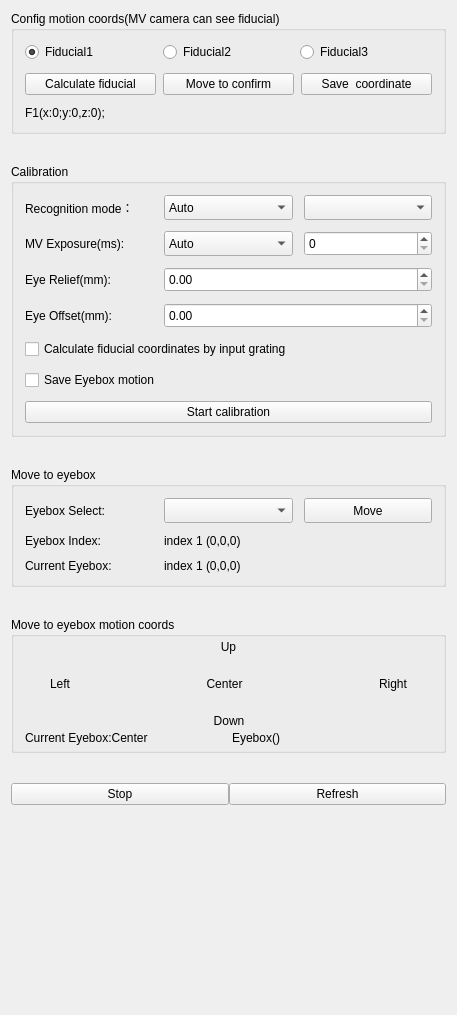
<?xml version="1.0" encoding="UTF-8"?>
<ui version="4.0">
 <class>FiducialCalibrateWidgetClass</class>
 <widget class="QWidget" name="FiducialCalibrateWidgetClass">
  <property name="geometry">
   <rect>
    <x>0</x>
    <y>0</y>
    <width>457</width>
    <height>1015</height>
   </rect>
  </property>
  <property name="windowTitle">
   <string>FiducialCalibrateWidget</string>
  </property>
  <layout class="QVBoxLayout" name="verticalLayout">
   <property name="spacing">
    <number>30</number>
   </property>
   <property name="sizeConstraint">
    <enum>QLayout::SetDefaultConstraint</enum>
   </property>
   <item>
    <widget class="QGroupBox" name="groupBox_fiducials">
     <property name="title">
      <string>Config motion coords(MV camera can see fiducial)</string>
     </property>
     <layout class="QVBoxLayout" name="verticalLayout_7">
      <property name="spacing">
       <number>11</number>
      </property>
      <property name="sizeConstraint">
       <enum>QLayout::SetDefaultConstraint</enum>
      </property>
      <property name="topMargin">
       <number>11</number>
      </property>
      <property name="rightMargin">
       <number>11</number>
      </property>
      <property name="bottomMargin">
       <number>11</number>
      </property>
      <item>
       <layout class="QHBoxLayout" name="horizontalLayout_29">
        <item>
         <widget class="QRadioButton" name="rdbFiducial1">
          <property name="text">
           <string>Fiducial1</string>
          </property>
          <property name="checked">
           <bool>true</bool>
          </property>
         </widget>
        </item>
        <item>
         <widget class="QRadioButton" name="rdbFiducial2">
          <property name="text">
           <string>Fiducial2</string>
          </property>
         </widget>
        </item>
        <item>
         <widget class="QRadioButton" name="rdbFiducial3">
          <property name="text">
           <string>Fiducial3</string>
          </property>
         </widget>
        </item>
       </layout>
      </item>
      <item>
       <widget class="QWidget" name="widget" native="true">
        <layout class="QHBoxLayout" name="horizontalLayout_9">
         <property name="spacing">
          <number>7</number>
         </property>
         <property name="leftMargin">
          <number>0</number>
         </property>
         <property name="topMargin">
          <number>0</number>
         </property>
         <property name="rightMargin">
          <number>0</number>
         </property>
         <property name="bottomMargin">
          <number>0</number>
         </property>
         <item>
          <widget class="QPushButton" name="bth_calFiducial">
           <property name="text">
            <string>Calculate fiducial</string>
           </property>
          </widget>
         </item>
         <item>
          <widget class="QPushButton" name="btn_move">
           <property name="text">
            <string>Move to confirm</string>
           </property>
          </widget>
         </item>
         <item>
          <widget class="QPushButton" name="btnSaveFiducialMotionCoods">
           <property name="text">
            <string>Save  coordinate</string>
           </property>
          </widget>
         </item>
        </layout>
       </widget>
      </item>
      <item>
       <widget class="QLabel" name="label_Fiducial">
        <property name="text">
         <string>F1(x:0;y:0,z:0);</string>
        </property>
       </widget>
      </item>
     </layout>
    </widget>
   </item>
   <item>
    <widget class="QGroupBox" name="groupBox_4">
     <property name="title">
      <string>Calibration</string>
     </property>
     <layout class="QGridLayout" name="gridLayout">
      <property name="spacing">
       <number>11</number>
      </property>
      <item row="2" column="0">
       <widget class="QLabel" name="label_2">
        <property name="text">
         <string>Eye Relief(mm):</string>
        </property>
       </widget>
      </item>
      <item row="0" column="1">
       <widget class="QComboBox" name="cmbAlignMode">
        <property name="minimumSize">
         <size>
          <width>0</width>
          <height>25</height>
         </size>
        </property>
        <item>
         <property name="text">
          <string>Auto</string>
         </property>
        </item>
        <item>
         <property name="text">
          <string>Manual</string>
         </property>
        </item>
       </widget>
      </item>
      <item row="6" column="0" colspan="3">
       <widget class="QCheckBox" name="chkSaveEye">
        <property name="text">
         <string>Save Eyebox motion</string>
        </property>
       </widget>
      </item>
      <item row="3" column="1" colspan="2">
       <widget class="QDoubleSpinBox" name="doubleSpinBox_EyeOffset">
        <property name="minimumSize">
         <size>
          <width>0</width>
          <height>25</height>
         </size>
        </property>
       </widget>
      </item>
      <item row="0" column="0">
       <widget class="QLabel" name="label_6">
        <property name="text">
         <string>Recognition mode：</string>
        </property>
       </widget>
      </item>
      <item row="7" column="0" colspan="3">
       <widget class="QWidget" name="widget_2" native="true">
        <property name="minimumSize">
         <size>
          <width>0</width>
          <height>0</height>
         </size>
        </property>
        <layout class="QHBoxLayout" name="horizontalLayout_10">
         <property name="spacing">
          <number>15</number>
         </property>
         <property name="leftMargin">
          <number>0</number>
         </property>
         <property name="topMargin">
          <number>0</number>
         </property>
         <property name="rightMargin">
          <number>0</number>
         </property>
         <property name="bottomMargin">
          <number>0</number>
         </property>
         <item>
          <widget class="QPushButton" name="btnCalibrate">
           <property name="sizePolicy">
            <sizepolicy hsizetype="Preferred" vsizetype="Preferred">
             <horstretch>0</horstretch>
             <verstretch>0</verstretch>
            </sizepolicy>
           </property>
           <property name="text">
            <string>Start calibration</string>
           </property>
          </widget>
         </item>
        </layout>
       </widget>
      </item>
      <item row="5" column="0" colspan="3">
       <widget class="QCheckBox" name="chkCalculateMvFidsByInputFlag">
        <property name="text">
         <string>Calculate fiducial coordinates by input grating </string>
        </property>
       </widget>
      </item>
      <item row="1" column="0">
       <widget class="QLabel" name="label">
        <property name="text">
         <string>MV Exposure(ms):</string>
        </property>
       </widget>
      </item>
      <item row="3" column="0">
       <widget class="QLabel" name="label_17">
        <property name="text">
         <string>Eye Offset(mm):</string>
        </property>
       </widget>
      </item>
      <item row="0" column="2">
       <widget class="QComboBox" name="cmbFiducialType">
        <property name="minimumSize">
         <size>
          <width>0</width>
          <height>25</height>
         </size>
        </property>
       </widget>
      </item>
      <item row="1" column="1">
       <widget class="QComboBox" name="cmb_mvExposure">
        <property name="minimumSize">
         <size>
          <width>0</width>
          <height>25</height>
         </size>
        </property>
        <item>
         <property name="text">
          <string>Auto</string>
         </property>
        </item>
        <item>
         <property name="text">
          <string>Manual</string>
         </property>
        </item>
       </widget>
      </item>
      <item row="1" column="2">
       <widget class="QSpinBox" name="spinBox_mvExposure">
        <property name="minimumSize">
         <size>
          <width>0</width>
          <height>25</height>
         </size>
        </property>
        <property name="maximum">
         <number>100000</number>
        </property>
       </widget>
      </item>
      <item row="2" column="1" colspan="2">
       <widget class="QDoubleSpinBox" name="doubleSpinBox_EyeRelief">
        <property name="minimumSize">
         <size>
          <width>0</width>
          <height>25</height>
         </size>
        </property>
       </widget>
      </item>
     </layout>
    </widget>
   </item>
   <item>
    <widget class="QGroupBox" name="groupBox_eyebox">
     <property name="minimumSize">
      <size>
       <width>0</width>
       <height>0</height>
      </size>
     </property>
     <property name="title">
      <string>Move to eyebox</string>
     </property>
     <layout class="QGridLayout" name="gridLayout_2">
      <property name="spacing">
       <number>11</number>
      </property>
      <item row="0" column="0">
       <widget class="QLabel" name="label_3">
        <property name="text">
         <string>Eyebox Select:</string>
        </property>
       </widget>
      </item>
      <item row="0" column="1">
       <widget class="QComboBox" name="comboBox_eyeboxIndexs">
        <property name="minimumSize">
         <size>
          <width>0</width>
          <height>25</height>
         </size>
        </property>
       </widget>
      </item>
      <item row="0" column="2">
       <widget class="QPushButton" name="btn_eyeboxMove">
        <property name="minimumSize">
         <size>
          <width>0</width>
          <height>25</height>
         </size>
        </property>
        <property name="text">
         <string>Move</string>
        </property>
       </widget>
      </item>
      <item row="1" column="0">
       <widget class="QLabel" name="label_EyeboxIndex">
        <property name="text">
         <string>Eyebox Index: </string>
        </property>
       </widget>
      </item>
      <item row="1" column="1" colspan="2">
       <widget class="QLabel" name="label_eyeboxIndexCoord">
        <property name="text">
         <string>index 1 (0,0,0)</string>
        </property>
       </widget>
      </item>
      <item row="2" column="0">
       <widget class="QLabel" name="label_EyeboxCurrentIndex">
        <property name="text">
         <string>Current Eyebox:</string>
        </property>
       </widget>
      </item>
      <item row="2" column="1" colspan="2">
       <widget class="QLabel" name="label_EyeboxCurrentCoord">
        <property name="text">
         <string>index 1 (0,0,0)</string>
        </property>
       </widget>
      </item>
     </layout>
    </widget>
   </item>
   <item>
    <widget class="QGroupBox" name="groupBox">
     <property name="title">
      <string>Move to eyebox motion coords</string>
     </property>
     <layout class="QVBoxLayout" name="verticalLayout_4">
      <property name="spacing">
       <number>0</number>
      </property>
      <property name="topMargin">
       <number>0</number>
      </property>
      <property name="bottomMargin">
       <number>5</number>
      </property>
      <item>
       <layout class="QVBoxLayout" name="verticalLayout_2">
        <item>
         <layout class="QHBoxLayout" name="horizontalLayout">
          <property name="spacing">
           <number>7</number>
          </property>
          <property name="topMargin">
           <number>0</number>
          </property>
          <property name="bottomMargin">
           <number>0</number>
          </property>
          <item>
           <spacer name="horizontalSpacer">
            <property name="orientation">
             <enum>Qt::Horizontal</enum>
            </property>
            <property name="sizeHint" stdset="0">
             <size>
              <width>40</width>
              <height>20</height>
             </size>
            </property>
           </spacer>
          </item>
          <item>
           <widget class="QToolButton" name="btnUp">
            <property name="styleSheet">
             <string notr="true">QToolButton
{
  border-style: flat;
  background: transparent;
}</string>
            </property>
            <property name="text">
             <string>Up</string>
            </property>
            <property name="iconSize">
             <size>
              <width>50</width>
              <height>50</height>
             </size>
            </property>
            <property name="toolButtonStyle">
             <enum>Qt::ToolButtonTextUnderIcon</enum>
            </property>
           </widget>
          </item>
          <item>
           <spacer name="horizontalSpacer_2">
            <property name="orientation">
             <enum>Qt::Horizontal</enum>
            </property>
            <property name="sizeHint" stdset="0">
             <size>
              <width>40</width>
              <height>20</height>
             </size>
            </property>
           </spacer>
          </item>
         </layout>
        </item>
        <item>
         <layout class="QHBoxLayout" name="horizontalLayout_5">
          <property name="leftMargin">
           <number>20</number>
          </property>
          <property name="topMargin">
           <number>11</number>
          </property>
          <property name="rightMargin">
           <number>20</number>
          </property>
          <property name="bottomMargin">
           <number>11</number>
          </property>
          <item>
           <widget class="QToolButton" name="btnLeft">
            <property name="styleSheet">
             <string notr="true">QToolButton
{
  border-style: flat;
  background: transparent;
}</string>
            </property>
            <property name="text">
             <string>Left</string>
            </property>
            <property name="iconSize">
             <size>
              <width>50</width>
              <height>50</height>
             </size>
            </property>
            <property name="toolButtonStyle">
             <enum>Qt::ToolButtonTextUnderIcon</enum>
            </property>
           </widget>
          </item>
          <item>
           <layout class="QHBoxLayout" name="horizontalLayout_2">
            <item>
             <spacer name="horizontalSpacer_7">
              <property name="orientation">
               <enum>Qt::Horizontal</enum>
              </property>
              <property name="sizeHint" stdset="0">
               <size>
                <width>40</width>
                <height>20</height>
               </size>
              </property>
             </spacer>
            </item>
            <item>
             <widget class="QToolButton" name="btnCenter">
              <property name="styleSheet">
               <string notr="true">QToolButton
{
  border-style: flat;
  background: transparent;
}</string>
              </property>
              <property name="text">
               <string>Center</string>
              </property>
              <property name="iconSize">
               <size>
                <width>50</width>
                <height>50</height>
               </size>
              </property>
              <property name="toolButtonStyle">
               <enum>Qt::ToolButtonTextUnderIcon</enum>
              </property>
             </widget>
            </item>
            <item>
             <spacer name="horizontalSpacer_8">
              <property name="orientation">
               <enum>Qt::Horizontal</enum>
              </property>
              <property name="sizeHint" stdset="0">
               <size>
                <width>40</width>
                <height>20</height>
               </size>
              </property>
             </spacer>
            </item>
           </layout>
          </item>
          <item>
           <widget class="QToolButton" name="btnRight">
            <property name="styleSheet">
             <string notr="true">QToolButton
{
  border-style: flat;
  background: transparent;
}</string>
            </property>
            <property name="text">
             <string>Right</string>
            </property>
            <property name="iconSize">
             <size>
              <width>50</width>
              <height>50</height>
             </size>
            </property>
            <property name="toolButtonStyle">
             <enum>Qt::ToolButtonTextUnderIcon</enum>
            </property>
           </widget>
          </item>
         </layout>
        </item>
        <item>
         <layout class="QHBoxLayout" name="horizontalLayout_3">
          <property name="topMargin">
           <number>0</number>
          </property>
          <property name="bottomMargin">
           <number>0</number>
          </property>
          <item>
           <spacer name="horizontalSpacer_3">
            <property name="orientation">
             <enum>Qt::Horizontal</enum>
            </property>
            <property name="sizeHint" stdset="0">
             <size>
              <width>40</width>
              <height>20</height>
             </size>
            </property>
           </spacer>
          </item>
          <item>
           <widget class="QToolButton" name="btnDown">
            <property name="styleSheet">
             <string notr="true">QToolButton
{
  border-style: flat;
  background: transparent;
}</string>
            </property>
            <property name="text">
             <string>Down</string>
            </property>
            <property name="iconSize">
             <size>
              <width>50</width>
              <height>50</height>
             </size>
            </property>
            <property name="toolButtonStyle">
             <enum>Qt::ToolButtonTextUnderIcon</enum>
            </property>
           </widget>
          </item>
          <item>
           <spacer name="horizontalSpacer_4">
            <property name="orientation">
             <enum>Qt::Horizontal</enum>
            </property>
            <property name="sizeHint" stdset="0">
             <size>
              <width>40</width>
              <height>20</height>
             </size>
            </property>
           </spacer>
          </item>
         </layout>
        </item>
       </layout>
      </item>
      <item>
       <layout class="QHBoxLayout" name="horizontalLayout_4">
        <property name="spacing">
         <number>7</number>
        </property>
        <item>
         <widget class="QLabel" name="label_EyeName">
          <property name="text">
           <string>Current Eyebox:Center</string>
          </property>
         </widget>
        </item>
        <item>
         <widget class="QLabel" name="label_EyeboxCoords">
          <property name="text">
           <string>Eyebox()</string>
          </property>
         </widget>
        </item>
       </layout>
      </item>
     </layout>
    </widget>
   </item>
   <item>
    <widget class="QWidget" name="widget_3" native="true">
     <property name="minimumSize">
      <size>
       <width>0</width>
       <height>0</height>
      </size>
     </property>
     <layout class="QHBoxLayout" name="horizontalLayout_6">
      <property name="spacing">
       <number>0</number>
      </property>
      <property name="leftMargin">
       <number>0</number>
      </property>
      <property name="topMargin">
       <number>0</number>
      </property>
      <property name="rightMargin">
       <number>0</number>
      </property>
      <property name="bottomMargin">
       <number>0</number>
      </property>
      <item>
       <widget class="QPushButton" name="btnStop">
        <property name="text">
         <string>Stop</string>
        </property>
       </widget>
      </item>
      <item>
       <widget class="QPushButton" name="btnRefresh">
        <property name="text">
         <string>Refresh</string>
        </property>
       </widget>
      </item>
     </layout>
    </widget>
   </item>
   <item>
    <spacer name="verticalSpacer">
     <property name="orientation">
      <enum>Qt::Vertical</enum>
     </property>
     <property name="sizeHint" stdset="0">
      <size>
       <width>20</width>
       <height>40</height>
      </size>
     </property>
    </spacer>
   </item>
  </layout>
 </widget>
 <layoutdefault spacing="6" margin="11"/>
 <resources/>
 <connections/>
</ui>
